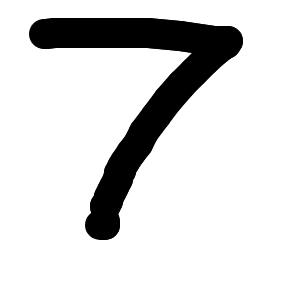
#> input picture help_data/1741703763-7.png, 300 x 300 px; its folder holds 4 pictures in this run
$ python retrain.py
#> lines starting #> are read from the running program, lines starting #| are printed output that depends on the picture
from sklearn.datasets import load_digits as lds
import matplotlib.pyplot as plt
import numpy as np
from sklearn.model_selection import train_test_split
from sklearn.metrics import accuracy_score
from sklearn.neighbors import KNeighborsClassifier
from sklearn.preprocessing import StandardScaler
from sklearn.model_selection import GridSearchCV
import os
from PIL import Image
from io import BytesIO
from modelstore import ModelStore


# Patch NumPy 2.0 : define np.float_ if not exist to fix this AttributeError: `np.float_` was removed in the NumPy 2.0 release. Use `np.float64` instead
if not hasattr(np, 'float_'):
    np.float_ = np.float64

# Load digits data
d = lds(n_class=10)
X_train, y_train = d.data, d.target
print("d.data=", d.data)
print("d.target=", d.target)

# Load help_data from modelstore
for file in os.listdir('help_data'):
    filename = file.title()
    name, _ = os.path.splitext(filename)  # split name and extension
    y = name.split('-')[1]  # get the target value
    print("y=", y)

    # Open binary image and convert to grayscale
    img_obj = Image.open(os.path.join('help_data', file)).convert('L')
    # Resize image to 8x8
    img_obj = img_obj.resize((8, 8))

    # Convert image to numpy array
    img_np = np.array(img_obj, dtype=np.float32)
    # Normalize pixel values to match the digits dataset (0-16)
    img_np = (img_np / 255.0) * 16.0
    # Flatten array to match shape (1, 64)
    img_np = img_np.flatten().reshape(1, -1)
    print("img_np shape=", img_np.shape)
#| img_np shape= (1, 64)

    # Append to X_train and y_train
    X_train = np.vstack((X_train, img_np))
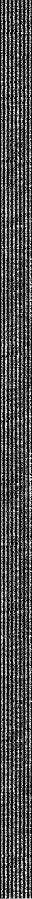
#> X_train: shape (1798, 64) float64 (shown at 1/2 size); min 0, max 16, mean 4.89; drawn with min black and max white
    y_train = np.append(y_train, y)
#> pass 2 of the loop `for file in os.listdir('help_data'):`:
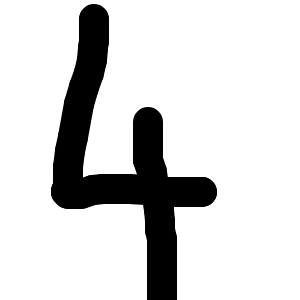
#> input picture help_data/1741703822-4.png, 300 x 300 px
#| img_np shape= (1, 64)
#> `X_train = np.vstack((X_train, img_np))`:
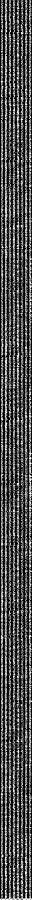
#> X_train: shape (1799, 64) float64 (shown at 1/2 size); min 0, max 16, mean 4.89; drawn with min black and max white
#> pass 3 of the loop `for file in os.listdir('help_data'):`:
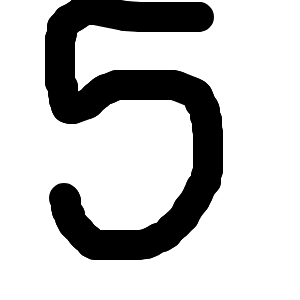
#> input picture help_data/1741703837-5.png, 300 x 300 px
#| img_np shape= (1, 64)
#> `X_train = np.vstack((X_train, img_np))`:
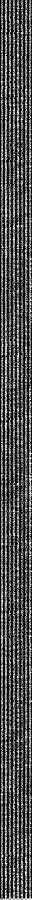
#> X_train: shape (1800, 64) float64 (shown at 1/2 size); min 0, max 16, mean 4.9; drawn with min black and max white
#> the loop made 4 passes; the first 3 are shown

# Split data after processing all help_data images
X_train, X_test, y_train, y_test = train_test_split(X_train, y_train, test_size=0.15, random_state=42)
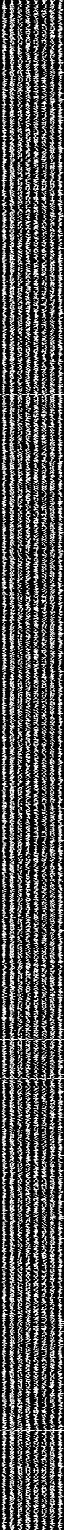
#> X_train: shape (1530, 64) float64; min 0, max 16, mean 4.89; drawn with min black and max white
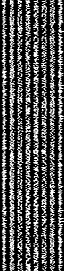
#> X_test: shape (271, 64) float64; min 0, max 16, mean 4.96; drawn with min black and max white
print("Data split complete")
print("X_train shape", X_train.shape, "X_test shape", X_test.shape, "y_train shape", y_train.shape, "y_test shape", y_test.shape)
#| X_train shape (1530, 64) X_test shape (271, 64) y_train shape (1530,) y_test shape (271,)

# Instantiate object with 3 neighbors
knn_clf = KNeighborsClassifier(n_neighbors=3)

# Fit the model
model = knn_clf.fit(X_train, y_train)

# Save model to local file system
#> (the run stopped early here; a loop or call above may not have finished)
